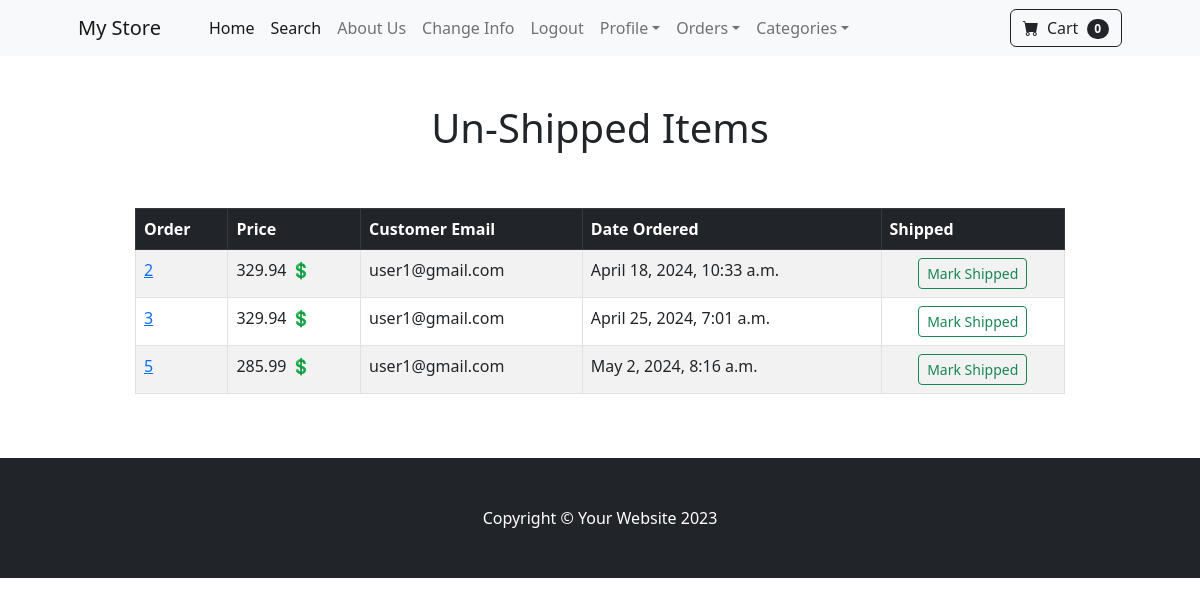
Page /payment/not_shipped_dash (signed in) on the committed database.
### payment/models.py (models this page shows, shortened)
class Order(models.Model):
    user = models.ForeignKey(User, on_delete=models.CASCADE, null=True, blank=True)
    full_name = models.CharField(max_length=255)
    email = models.CharField(max_length=255)
    shipping_address = models.TextField(max_length=15000)
    amount_paid = models.DecimalField(max_digits=8, decimal_places=2)
    date_ordered = models.DateTimeField(auto_now_add=True)
    is_shipped = models.BooleanField(default=False)
    date_shipped = models.DateTimeField(blank=True, null=True)

### payment/views.py (the view, shortened to what this page needs)
# urls.py: path('not_shipped_dash', views.not_shipped_dash, name='not_shipped_dash'),
def not_shipped_dash(request):
    if request.user.is_authenticated and request.user.is_superuser:
        orders = Order.objects.filter(is_shipped=False)
        return render(request, 'payment/not_shipped_dash.html', {'orders': orders})
    else:
        messages.error(request, 'Access Denied')
        return redirect('home')

### cart/cart.py (called while the page is built)
    def __len__(self):
        return len(self.cart)

### cart/context_processors.py (called while the page is built)
def cart(request):
    return {'cart': Cart(request)}

### payment/templates/payment/not_shipped_dash.html (shortened to what this page needs)
{% extends 'base.html' %}
{% block content %}
        <div class="container">
            <div class="row" align="center">
                <center>
                    <div class="col-lg-10 col-ld-12 col-sm-12 col-12">
                        <br><br>
                        <h1>Un-Shipped Items</h1><br><br>
                        <table class="table table-striped table-hover table-bordered">
                          <thead class="table-dark">
                            <tr>
                              <th scope="col">Order</th>
                              <th scope="col">Price</th>
                              <th scope="col">Customer Email</th>
                              <th scope="col">Date Ordered</th>
                                <th scope="col">Shipped</th>
                            </tr>
                          </thead>
                          <tbody>
                          {% for item in orders%}
                            <tr>
                              <td><a href="{% url 'orders' item.id %}">{{ item.id }}</a></td>
                              <td>{{ item.amount_paid }} 💲</td>
                              <td>{{ item.email }}</td>
                              <td>{{ item.date_ordered }}</td>
                                <td>
                                    <form method="POST" align="center">
                                        <button type="submit" class="btn btn-sm btn-outline-success">Mark Shipped</button>
                                    </form>
                                </td>
                            </tr>
                          {% endfor %}
                          </tbody>
                        </table>
                    </div>
                </center>
            </div>
        </div>
        <br><br>
{% endblock %}

### rows in the picture
Order: id "2", amount_paid "329.94", email "user1@gmail.com", date_ordered "April 18, 2024, 10:33 a.m."
Order: id "3", amount_paid "329.94", email "user1@gmail.com", date_ordered "April 25, 2024, 7:01 a.m."
Order: id "5", amount_paid "285.99", email "user1@gmail.com", date_ordered "May 2, 2024, 8:16 a.m."

### other values in the picture
{{ cart|length }} "0"
